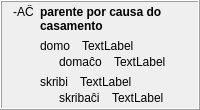
            <widget class="QFrame" name="frame_20">
             <property name="frameShape">
              <enum>QFrame::Box</enum>
             </property>
             <property name="frameShadow">
              <enum>QFrame::Raised</enum>
             </property>
             <layout class="QHBoxLayout" name="horizontalLayout_12">
              <property name="topMargin">
               <number>3</number>
              </property>
              <property name="bottomMargin">
               <number>3</number>
              </property>
              <item>
               <widget class="QLabel" name="label_308">
                <property name="sizePolicy">
                 <sizepolicy hsizetype="Maximum" vsizetype="Preferred">
                  <horstretch>0</horstretch>
                  <verstretch>0</verstretch>
                 </sizepolicy>
                </property>
                <property name="text">
                 <string>-AĈ</string>
                </property>
                <property name="alignment">
                 <set>Qt::AlignHCenter|Qt::AlignTop</set>
                </property>
                <property name="tipo" stdset="0">
                 <string>afikso</string>
                </property>
               </widget>
              </item>
              <item>
               <layout class="QVBoxLayout" name="verticalLayout_352">
                <item>
                 <widget class="QLabel" name="Lec08_Label618">
                  <property name="styleSheet">
                   <string notr="true">font-weight: bold;</string>
                  </property>
                  <property name="text">
                   <string>parente por causa do casamento</string>
                  </property>
                  <property name="wordWrap">
                   <bool>true</bool>
                  </property>
                 </widget>
                </item>
                <item>
                 <layout class="QVBoxLayout" name="verticalLayout_19">
                  <item>
                   <layout class="QVBoxLayout" name="verticalLayout_353">
                    <property name="spacing">
                     <number>2</number>
                    </property>
                    <item>
                     <layout class="QHBoxLayout" name="horizontalLayout_580">
                      <property name="spacing">
                       <number>12</number>
                      </property>
                      <item>
                       <widget class="neklakebla_nova" name="Lec08_Button605">
                        <property name="text">
                         <string>domo</string>
                        </property>
                        <property name="wordWrap">
                         <bool>true</bool>
                        </property>
                       </widget>
                      </item>
                      <item>
                       <widget class="QLabel" name="Lec08_Label619">
                        <property name="sizePolicy">
                         <sizepolicy hsizetype="Expanding" vsizetype="Preferred">
                          <horstretch>0</horstretch>
                          <verstretch>0</verstretch>
                         </sizepolicy>
                        </property>
                        <property name="text">
                         <string>TextLabel</string>
                        </property>
                        <property name="wordWrap">
                         <bool>true</bool>
                        </property>
                       </widget>
                      </item>
                     </layout>
                    </item>
                    <item>
                     <layout class="QHBoxLayout" name="horizontalLayout_581">
                      <property name="spacing">
                       <number>12</number>
                      </property>
                      <item>
                       <widget class="label_sago_reversa" name="label_373">
                        <property name="sizePolicy">
                         <sizepolicy hsizetype="Maximum" vsizetype="Preferred">
                          <horstretch>0</horstretch>
                          <verstretch>0</verstretch>
                         </sizepolicy>
                        </property>
                        <property name="text">
                         <string/>
                        </property>
                        <property name="pixmap">
                         <pixmap resource="ikonoj.qrc">:/ikonoj/sago_revena.png</pixmap>
                        </property>
                       </widget>
                      </item>
                      <item>
                       <widget class="neklakebla_nova" name="Lec08_Button606">
                        <property name="text">
                         <string>domaĉo</string>
                        </property>
                        <property name="wordWrap">
                         <bool>true</bool>
                        </property>
                       </widget>
                      </item>
                      <item>
                       <widget class="QLabel" name="Lec08_Label620">
                        <property name="sizePolicy">
                         <sizepolicy hsizetype="Expanding" vsizetype="Preferred">
                          <horstretch>0</horstretch>
                          <verstretch>0</verstretch>
                         </sizepolicy>
                        </property>
                        <property name="text">
                         <string>TextLabel</string>
                        </property>
                        <property name="wordWrap">
                         <bool>true</bool>
                        </property>
                       </widget>
                      </item>
                     </layout>
                    </item>
                   </layout>
                  </item>
                 </layout>
                </item>
                <item>
                 <layout class="QVBoxLayout" name="verticalLayout_354">
                  <property name="spacing">
                   <number>2</number>
                  </property>
                  <item>
                   <layout class="QHBoxLayout" name="horizontalLayout_582">
                    <property name="spacing">
                     <number>12</number>
                    </property>
                    <item>
                     <widget class="neklakebla_nova" name="Lec08_Button28">
                      <property name="text">
                       <string>skribi</string>
                      </property>
                      <property name="wordWrap">
                       <bool>true</bool>
                      </property>
                     </widget>
                    </item>
                    <item>
                     <widget class="QLabel" name="Lec08_Label37">
                      <property name="sizePolicy">
                       <sizepolicy hsizetype="Expanding" vsizetype="Preferred">
                        <horstretch>0</horstretch>
                        <verstretch>0</verstretch>
                       </sizepolicy>
                      </property>
                      <property name="text">
                       <string>TextLabel</string>
                      </property>
                      <property name="wordWrap">
                       <bool>true</bool>
                      </property>
                     </widget>
                    </item>
                   </layout>
                  </item>
                  <item>
                   <layout class="QHBoxLayout" name="horizontalLayout_583">
                    <property name="spacing">
                     <number>12</number>
                    </property>
                    <item>
                     <widget class="label_sago_reversa" name="label_374">
                      <property name="sizePolicy">
                       <sizepolicy hsizetype="Maximum" vsizetype="Preferred">
                        <horstretch>0</horstretch>
                        <verstretch>0</verstretch>
                       </sizepolicy>
                      </property>
                      <property name="text">
                       <string/>
                      </property>
                      <property name="pixmap">
                       <pixmap resource="ikonoj.qrc">:/ikonoj/sago_revena.png</pixmap>
                      </property>
                     </widget>
                    </item>
                    <item>
                     <widget class="neklakebla_nova" name="Lec08_Button29">
                      <property name="text">
                       <string>skribaĉi</string>
                      </property>
                      <property name="wordWrap">
                       <bool>true</bool>
                      </property>
                     </widget>
                    </item>
                    <item>
                     <widget class="QLabel" name="Lec08_Label38">
                      <property name="sizePolicy">
                       <sizepolicy hsizetype="Expanding" vsizetype="Preferred">
                        <horstretch>0</horstretch>
                        <verstretch>0</verstretch>
                       </sizepolicy>
                      </property>
                      <property name="text">
                       <string>TextLabel</string>
                      </property>
                      <property name="wordWrap">
                       <bool>true</bool>
                      </property>
                     </widget>
                    </item>
                   </layout>
                  </item>
                 </layout>
                </item>
               </layout>
              </item>
             </layout>
            </widget>
